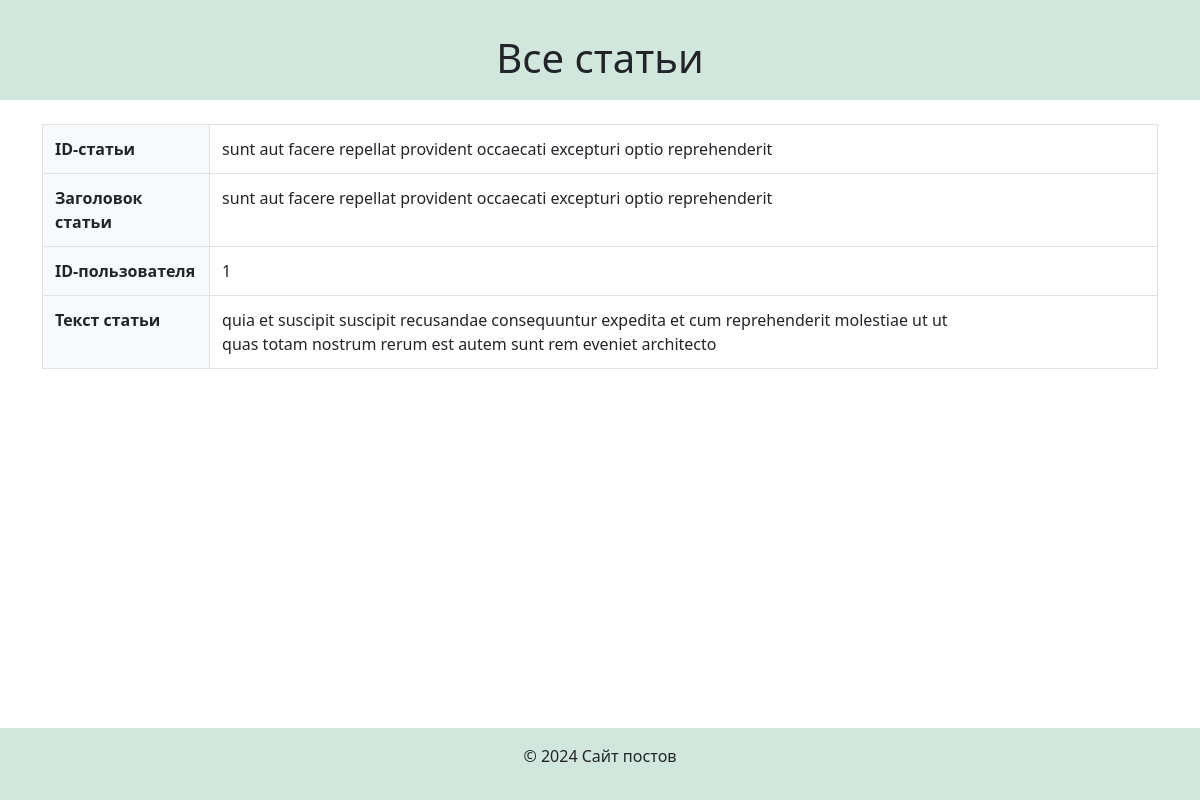
The app's page /post/1/ with its own data.
### posts/models.py (models this page shows, shortened)
class Post(models.Model):
    id = models.IntegerField(primary_key=True)
    title = models.CharField(max_length=100)
    userId = models.IntegerField()
    body = models.TextField()

### posts/views.py (the view)
# urls.py: path('post/<int:pk>/', views.post_detail, name='post_detail')
def post_detail(request, pk):
    post = get_object_or_404(Post, pk=pk)
    return render(request, 'posts/post_detail.html', {'post': post})

### posts/templates/posts/post_detail.html
{% extends "posts/base.html" %}
{% block content %}
    <div class="container mt-4">
        <div class="vertical-table">
                <div class="row">
                    <div class="label">ID-статьи</div>
                    <div class="value">{{ post.title }}</div>
                </div>
                <div class="row">
                    <div class="label">Заголовок статьи</div>
                    <div class="value">{{ post.title }}</div>
                </div>
                <div class="row">
                    <div class="label">ID-пользователя</div>
                    <div class="value">{{ post.userId }}</div>
                </div>
                <div class="row">
                    <div class="label">Текст статьи</div>
                    <div class="value">{{ post.body }}</div>
                </div>
    </div>
{% endblock %}

### static/css/mycss.css (style rules this page uses)
.vertical-table { display: flex; flex-direction: column; }
.vertical-table .row { display: flex; flex-direction: row; border: 1px solid #dee2e6; }
.vertical-table .row { border-bottom: none; }
.vertical-table .row:last-child { border-bottom: 1px solid #dee2e6; }
.vertical-table .label { width: 15%; font-weight: bold; background-color: #f8f9fa; padding: 0.75rem; border-right: 1px solid #dee2e6; }
.vertical-table .value { width: 70%; padding: 0.75rem; }

### records on screen
Post: title "sunt aut facere repellat provident occaecati excepturi optio reprehenderit", userId "1", body "quia et suscipit suscipit recusandae consequuntur expedita et cum reprehenderit molestiae ut ut quas totam nostrum rerum est autem sunt rem eveniet architecto"
